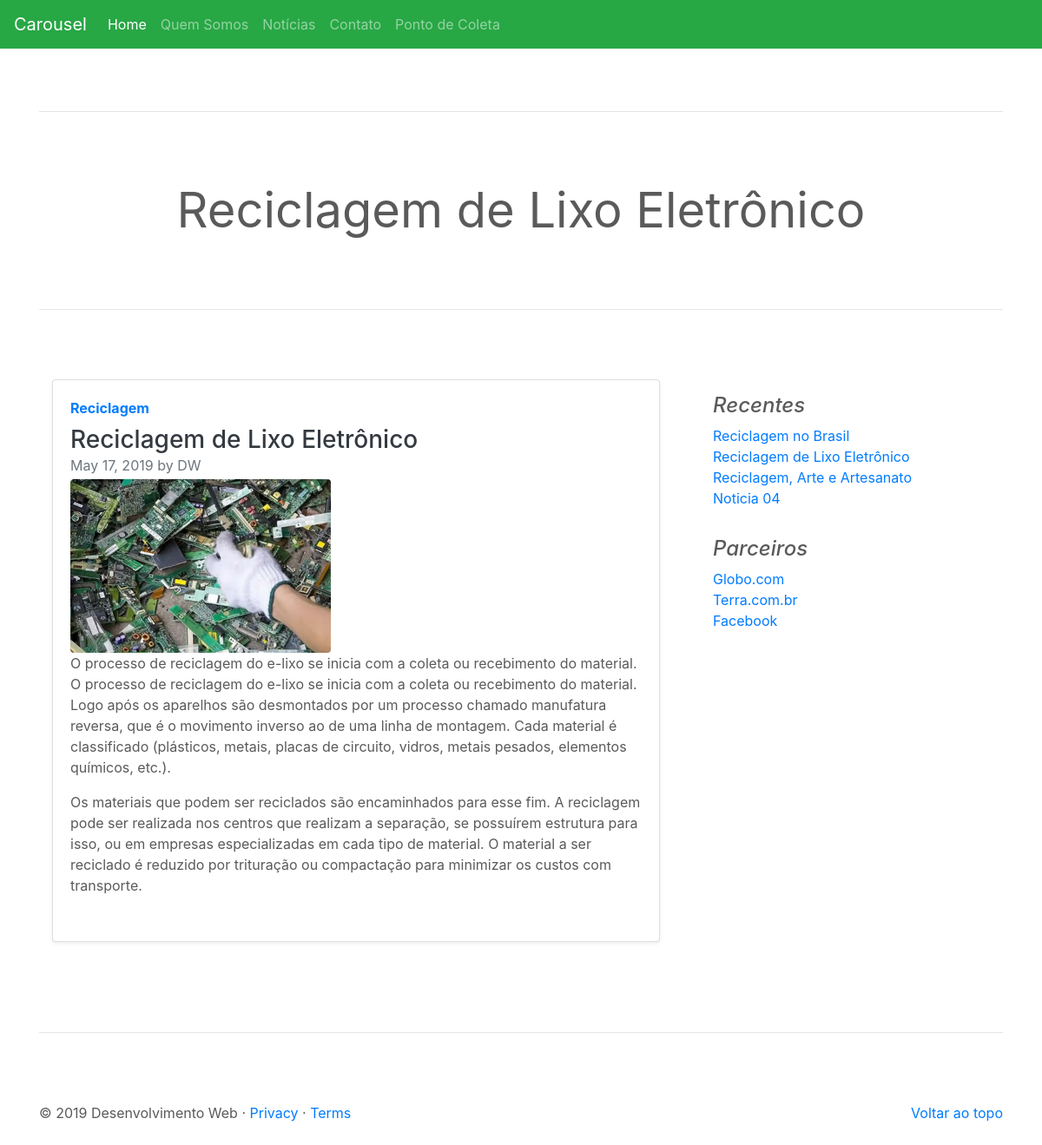
/noticia/visualizar/noticia-teste-2, run on the app's committed database.
### tables this page shows
CREATE TABLE IF NOT EXISTS `noticia` (
  `id` int(11) NOT NULL AUTO_INCREMENT,
  `titulo` varchar(250) NOT NULL,
  `descricao` text NOT NULL,
  `conteudo` text NOT NULL,
  `imagem` varchar(60) NOT NULL,
  `slug` varchar(250) NOT NULL,
  `keywords` varchar(150) NOT NULL,
  `description` varchar(200) NOT NULL,
  `author` varchar(50) NOT NULL,
  `resumo` text NOT NULL,
  `hits` int(11) NOT NULL DEFAULT 0,
  `robots_id` int(11) NOT NULL,
  `adm_user_id` int(11) NOT NULL,
  `adm_situacoes_id` int(11) NOT NULL,
  `tipo_noticia_id` int(11) NOT NULL,
  `categoria_noticia_id` int(11) NOT NULL,
  `data_criacao` datetime NOT NULL,
  `data_modificacao` datetime DEFAULT NULL,
  PRIMARY KEY (`id`)
);

CREATE TABLE IF NOT EXISTS `categoria_noticia` (
  `id` int(11) NOT NULL AUTO_INCREMENT,
  `nome` varchar(100) NOT NULL,
  `data_criacao` datetime NOT NULL,
  `data_modificacao` datetime DEFAULT NULL,
  PRIMARY KEY (`id`)
);

### app/site/controllers/Noticia.php (called while the page is built, shortened)
<?php
class Noticia {
    private $dados;
    public function visualizar($noticia = null){
        $this->noticia = (string) $noticia;
        $visualizarNot = new \Site\models\Noticia();
        $this->dados['noticias'] = $visualizarNot->visualizarNoticia($this->noticia);
        $visualizarNot = new \Site\models\Noticia();
        $this->dados['notRecentes'] = $visualizarNot->noticiasRecentes();
        $carregarView = new \Config\ConfigView("noticia/visualizar", $this->dados);
        $carregarView->renderizar();
    }
}

### index.php (called while the page is built, shortened)
<?php
    $url = new Home();
    $url->carregar();

### app/site/models/helper/ModelsRead.php (called while the page is built, shortened)
<?php
class ModelsRead extends ModelsConn {
    private $select;
    private $values;
    private $query;
    public function exeReadEspecifico($query, $parseString = null) {
        if (!empty($parseString)) {
            parse_str($parseString, $this->values);
        }
        $this->select = (string) $query;
        $this->executarInstrucao();
    }
    private function conexao(){
        $this->conn = parent::getConn();
        $this->query = $this->conn->prepare($this->select);
        $this->query->setFetchMode(PDO::FETCH_ASSOC);
    }
    private function getInstrucao(){
        if ($this->values) {
            foreach ($this->values as $link => $valor) {
                if ($link == 'limit' || $link == 'offset') {
                    $valor = (int)$valor;
                }
                $this->query->bindValue(":{$link}", $valor, (is_int($valor) ? PDO::PARAM_INT : PDO::PARAM_STR));
            }
        }
    }
    private function executarInstrucao(){
        $this->conexao();
        try{
            $this->getInstrucao();
            $this->query->execute();
            $this->result = $this->query->fetchAll();
        }catch (PDOException $e){
            $this->result = null;
            $this->msg =  "<strong>Erro ao Ler dados:</strong> {$e->getMessage()}";
        }
    }
}

### app/site/models/helper/ModelsConn.php (called while the page is built, shortened)
<?php
class ModelsConn
{
    public static $host = HOST;
    public static $dbname = DBNAME;
    public static $user = USER;
    public static $pass = PASS;
    public static $conexao = null;
    private static function conectar()
    {
        try {
            if (self::$conexao == null) {
                self::$conexao = new PDO('mysql:host=' . self::$host . ';dbname=' . self::$dbname . ";charset=utf8", self::$user, self::$pass);
                self::$conexao->setAttribute(PDO::ATTR_ERRMODE, PDO::ERRMODE_EXCEPTION);
            }
        } catch (PDOException $e) {
            echo "ERROR: " . $e->getMessage();
            die;
        }
        return self::$conexao;
    }
    public function getConn()
    {
        return self::conectar();
    }
}

### app/site/models/Noticia.php (called while the page is built, shortened)
<?php
class Noticia{
    private $result;
    private $tabela = "noticia";
    public function visualizarNoticia($noticia = null){
        $this->noticia = $noticia;
        $visualizar = new \Site\models\helper\modelsRead();
        $visualizar->exeReadEspecifico("SELECT noti.id, noti.titulo, noti.descricao, noti.conteudo, noti.imagem,
                          noti.slug, noti.author, noti.data_criacao,
                          cat.nome
                          FROM {$this->tabela} noti
                          INNER JOIN categoria_noticia cat ON cat.id = noti.categoria_noticia_id
                          WHERE adm_situacoes_id=:adm_situacoes_id AND noti.slug = :slug
                          LIMIT :limit",
                            "adm_situacoes_id=1&limit=1&slug={$this->noticia}");
        $this->result['noticias'] = $visualizar->getResult();
        return $this->result['noticias'];
    }
    public function noticiasRecentes(){
        $listarRecentes = new \Site\models\helper\modelsRead();
        $listarRecentes->exeReadEspecifico("SELECT id, titulo, descricao, slug
                          FROM {$this->tabela}
                          WHERE adm_situacoes_id=:adm_situacoes_id
                          ORDER BY data_criacao DESC LIMIT :limit",
                            "adm_situacoes_id=1&limit=10");
        $this->result['notRecentes'] = $listarRecentes->getResult();
        return $this->result['notRecentes'];
    }
}

### app/site/views/noticia/visualizar.php (the view, shortened to what this page needs)
<main role="main">
    <?php
    $umaNoticia = $this->dados['noticias'][0];
    extract($umaNoticia);
    ?>
    <div class="container marketing">
        <hr class="featurette-divider">
        <h2 class="display-4 text-center" style="margin-bottom: 50px"><?= $titulo; ?></h2>
        <hr class="featurette-divider">
        <div class="row">
            <div class="col-md-8 blog-main">
                <div class="col-md-12 anima_left">
                    <div class="card flex-md-row mb-4 shadow-sm h-md-250">
                        <div class="card-body d-flex flex-column align-items-start">
                            <strong class="d-inline-block mb-2 text-primary"><?= $nome; ?></strong>
                            <h3 class="mb-0">
                                <a class="text-dark" href="<?= URL .'/noticia/' .$slug; ?>"><?= $titulo; ?></a>
                            </h3>
                            <div class="mb-1 text-muted"><?= DATE('F d, Y',strtotime($data_criacao)); ?> by <?= $author; ?></div>
                                <img class="rounded" src="<?= URL . '/assets/img/noticia/' .$id . '/' . $imagem; ?>"
                                     alt="<?= $titulo ?>" title="<?= $titulo; ?>" width="300" height="200">
                            <p class="card-text mb-auto"><?= $descricao; ?></p>
                            <p class="card-text mb-auto"><?= $conteudo; ?></p>
                        </div>
                    </div>
                </div>
            </div>
            <aside class="col-md-4 blog-sidebar">
                <div class="p-3">
                    <h4 class="font-italic">Recentes</h4>
                    <ol class="list-unstyled mb-0">
                        <?php
                        foreach ($this->dados['notRecentes'] as $recente){
                            extract($recente);
                            ?>
                            <li><a href="<?= URL .'noticia/visualizar/' .$slug; ?>"><?= $titulo; ?></a></li>
                            <?php
                        }
                        ?>
                    </ol>
                </div>
                <div class="p-3">
                    <h4 class="font-italic">Parceiros</h4>
                    <ol class="list-unstyled">
                        <li><a href="#">Globo.com</a></li>
                        <li><a href="#">Terra.com.br</a></li>
                        <li><a href="#">Facebook</a></li>
                    </ol>
                </div>
            </aside>
        </div>
        <hr class="featurette-divider">
</main>

### assets/css/carousel.css (style rules this page uses)
body { padding-top: 3rem; padding-bottom: 3rem; color: #5a5a5a; }
.marketing h2 { font-weight: 400; }
.featurette-divider { margin: 5rem 0; }

### data on the page
noticia: titulo "Reciclagem de Lixo Eletrônico", categoria_noticia.nome "Reciclagem", data_criacao "May 17, 2019", author "DW", imagem (picture), descricao "O processo de reciclagem do e-lixo se inicia com a coleta ou recebimento do material.", conteudo "O processo de reciclagem do e-lixo se inicia com a coleta ou recebimento do material. Logo após os aparelhos são desmontados por um processo chamado manufatura reversa, que é o movimento inverso ao de uma linha de montagem. Cada material é classificado (plásticos, metais, placas de circuito, vidros, metais pesados, elementos químicos, etc.). Os materiais que podem ser reciclados são encaminhados para esse fim. A reciclagem pode ser realizada nos centros que realizam a separação, se possuírem estrutura para isso, ou em empresas especializadas em cada tipo de material. O material a ser reciclado é reduzido por trituração ou compactação para minimizar os custos com transporte."
noticia: titulo "Reciclagem no Brasil"
noticia: titulo "Reciclagem, Arte e Artesanato"
noticia: titulo "Noticia 04"
